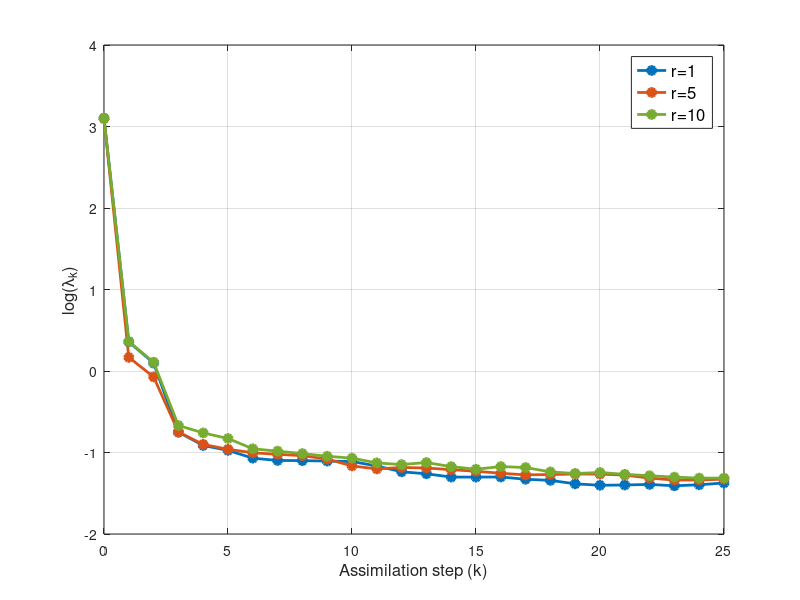
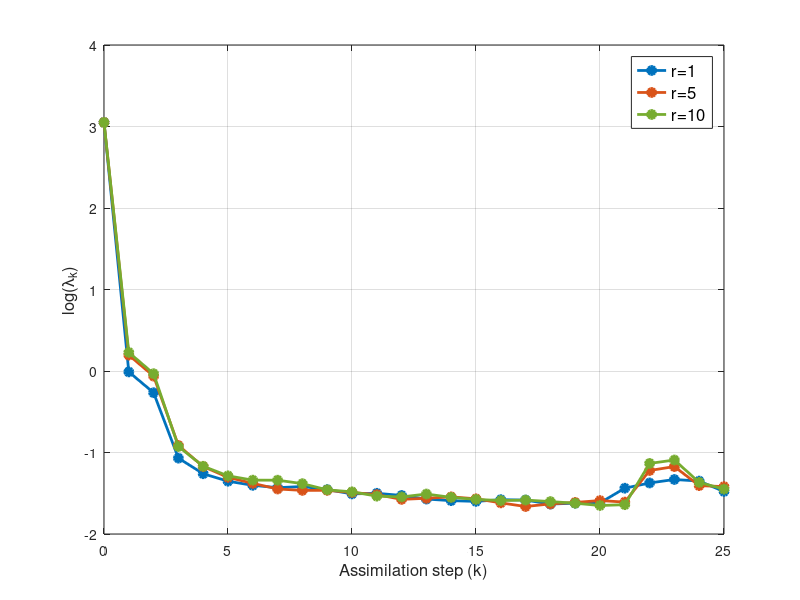
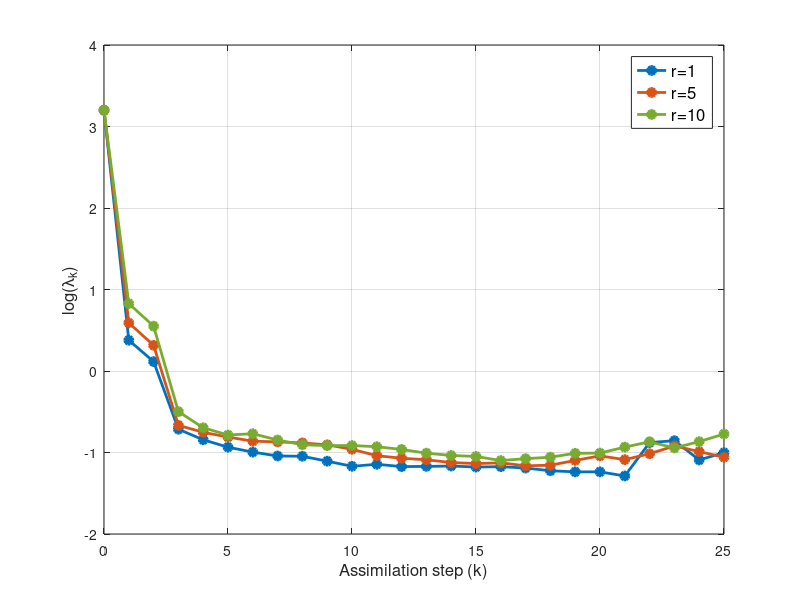

Write the MATLAB code that produced these figures, in order.
load aa
load bb
load cc
load aa1
load bb1
load cc1
load aa2
load bb2
load cc2
%  close all
clc
aa=log10(aa);
bb=log10(bb);
cc=log10(cc);
aa1=log10(aa1);
bb1=log10(bb1);
cc1=log10(cc1);
aa2=log10(aa2);
bb2=log10(bb2);
cc2=log10(cc2);




fig=figure;
plot(0:25,[3.1 aa],'LineWidth',2,'Color',[ 0    0.4470    0.7410],'Marker','o','MarkerFaceColor',[ 0    0.4470    0.7410])
hold on
plot(0:25,[3.1 bb],'LineWidth',2,'Color',[0.8500    0.3250    0.0980 ],'Marker','o','MarkerFaceColor',[0.8500    0.3250    0.0980 ])
plot(0:25,[3.1 cc],'LineWidth',2,'Color',[0.4660    0.6740    0.1880],'Marker','o','MarkerFaceColor',[0.4660    0.6740    0.1880])
axis([0 25 -2 4])
ylabel('log(\lambda_k)','FontSize',12)
xlabel('Assimilation step (k)','FontSize',12)
grid on
legend({'r=1','r=5','r=10'},'FontSize',12)
titulo=['\delta' 't= ' num2str(16) ' ,N= ' num2str(80) ' ,s= ' num2str(70) ' ,\gamma= ' num2str(1)   ];
% title(titulo,'FontAngle','italic','FontSize',16,'FontName','Arial','FontWeight','Normal','Interpreter','tex')
titulo2=['delta_t=_' num2str(16) '_N=' num2str(80) '_s=_' num2str(70) '_gamma=_' num2str(1) ];
saveas(fig,titulo2,'epsc')
titulo3=['delta_t=_' num2str(16) '_N=' num2str(80) '_s=_' num2str(0.7) '_gamma=_' num2str(1) '.fig'];
%  saveas(fig,titulo3)
rmse(1,1,3,1,1)=mean(aa(2:end));
rmse(1,1,3,2,1)=mean(bb(2:end));
rmse(1,1,3,3,1)=mean(bb(2:end));



fig=figure;
plot(0:25,[3.05 aa2],'LineWidth',2,'Color',[ 0    0.4470    0.7410],'Marker','o','MarkerFaceColor',[ 0    0.4470    0.7410])
hold on
plot(0:25,[3.05 bb2],'LineWidth',2,'Color',[0.8500    0.3250    0.0980 ],'Marker','o','MarkerFaceColor',[0.8500    0.3250    0.0980 ])
plot(0:25,[3.05 cc2],'LineWidth',2,'Color',[0.4660    0.6740    0.1880],'Marker','o','MarkerFaceColor',[0.4660    0.6740    0.1880])
axis([0 25 -2 4])
ylabel('log(\lambda_k)','FontSize',12)
xlabel('Assimilation step (k)','FontSize',12)
grid on
legend({'r=1','r=5','r=10'},'FontSize',12)
titulo=['\delta' 't= ' num2str(80) ' ,N= ' num2str(80) ' ,s= ' num2str(0.7) ' ,\gamma= ' num2str(1)   ];
% title(titulo,'FontAngle','italic','FontSize',16, 'FontName','Arial','FontWeight','Normal','Interpreter','tex')
titulo2=['delta_t=_' num2str(80) '_N=' num2str(80) '_s=_' num2str(70) '_gamma=_' num2str(1) ];
saveas(fig,titulo2,'epsc')
titulo3=['delta_t=_' num2str(80) '_N=' num2str(80) '_s=_' num2str(0.7) '_gamma=_' num2str(1) '.fig'];
%  saveas(fig,titulo3)
rmse(1,2,3,1,1)=mean(aa1(2:end));
rmse(1,2,3,2,1)=mean(bb1(2:end));
rmse(1,2,3,3,1)=mean(bb1(2:end));

fig=figure;
plot(0:25,[3.2 aa1],'LineWidth',2,'Color',[ 0    0.4470    0.7410],'Marker','o','MarkerFaceColor',[ 0    0.4470    0.7410])
hold on
plot(0:25,[3.2 bb1],'LineWidth',2,'Color',[0.8500    0.3250    0.0980 ],'Marker','o','MarkerFaceColor',[0.8500    0.3250    0.0980 ])
plot(0:25,[3.2 cc1],'LineWidth',2,'Color',[0.4660    0.6740    0.1880],'Marker','o','MarkerFaceColor',[0.4660    0.6740    0.1880])
axis([0 25 -2 4])
ylabel('log(\lambda_k)','FontSize',12)
xlabel('Assimilation step (k)','FontSize',12)
legend({'r=1','r=5','r=10'},'FontSize',12)
grid on
titulo=['\delta' 't= ' num2str(80) ' ,N= ' num2str(20) ' ,s= ' num2str(0.7) ' ,\gamma= ' num2str(1)   ];
% title(titulo,'FontAngle','italic','FontSize',16, 'FontName','Arial','FontWeight','Normal','Interpreter','tex')
titulo2=['delta_t=_' num2str(80) '_N=' num2str(20) '_s=_' num2str(70) '_gamma=_' num2str(1) ];
saveas(fig,titulo2,'epsc')
titulo3=['delta_t=_' num2str(80) '_N=' num2str(20) '_s=_' num2str(0.7) '_gamma=_' num2str(1) '.fig'];
%  saveas(fig,titulo3)

rmse(1,2,1,1,1)=mean(aa2(2:end));
rmse(1,2,1,2,1)=mean(bb2(2:end));
rmse(1,2,1,3,1)=mean(bb2(2:end));